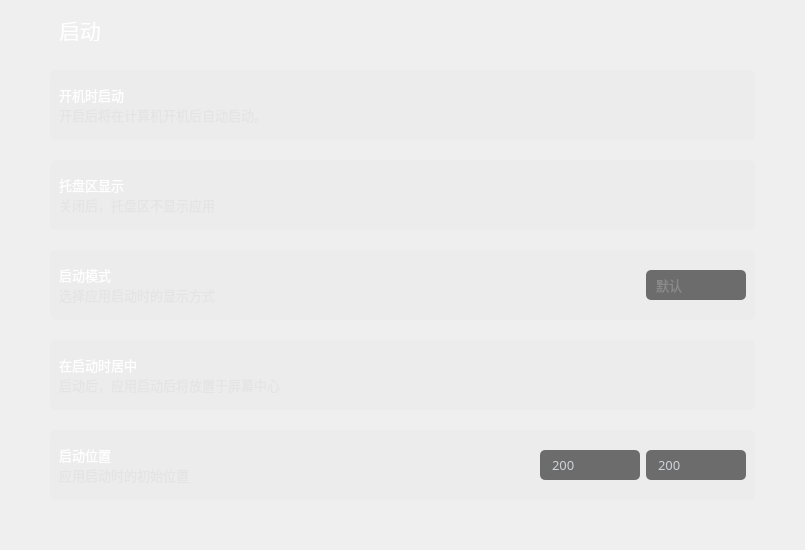
           <widget class="QWidget" name="page_activate">
            <property name="styleSheet">
             <string notr="true">QComboBox{
	color:#ffffff;
	border:0px solid #8a8a8a;
	color: rgb(138, 138, 138);
	border-radius:5px;
	background-color: rgb(25, 25, 25, 155);
	padding-left:10px;
	
	font: 10pt &quot;OPPOSans B&quot;;
}


QComboBox:disabled{
	border:0px solid gray;
	color:gray;
}

QComboBox::drop-down{
	background:transparent;
}
QComboBox::down-arrow{
	image: url(:/lib/tree_open.png);
    width:20px;
	height:20px;
	margin-right: 10px;
}


QComboBox::down-arrow:enabled{
	color:#52DCFE;
}


QComboBox QAbstractItemView{
	font: 10pt &quot;OPPOSans B&quot;;
	outline: 0px solid gray;   /* 选定项的虚框 */
	border:1px solid #1e2d36;
	color:#ffffff;
	background-color:#1e2d36;
	selection-background-color:rgb(37, 84, 138);
	border-radius:0px;
	padding-bottom:2px;
	padding-top:2px;
}

QComboBox QAbstractItemView::item
{
	height:30px;
	font: 10pt &quot;OPPOSans B&quot;;
	border-radius:5px;
}

QComboBox QAbstractItemView::item:hover {
    color:rgb(255,255,255);
	background-color: rgb(37, 84, 138);
}
 
/* 下拉后，整个下拉窗体被选择的每项的样式 */
QComboBox QAbstractItemView::item:selected {
    color:rgb(255,255,255);
	background-color: rgb(37, 84, 138);
}
</string>
            </property>
            <layout class="QVBoxLayout" name="verticalLayout_6">
             <property name="spacing">
              <number>20</number>
             </property>
             <property name="leftMargin">
              <number>50</number>
             </property>
             <property name="topMargin">
              <number>10</number>
             </property>
             <property name="rightMargin">
              <number>50</number>
             </property>
             <property name="bottomMargin">
              <number>10</number>
             </property>
             <item>
              <widget class="QWidget" name="horizontalWidget" native="true">
               <property name="minimumSize">
                <size>
                 <width>0</width>
                 <height>40</height>
                </size>
               </property>
               <property name="maximumSize">
                <size>
                 <width>16777215</width>
                 <height>40</height>
                </size>
               </property>
               <layout class="QHBoxLayout" name="horizontalLayout_2">
                <property name="leftMargin">
                 <number>9</number>
                </property>
                <property name="topMargin">
                 <number>9</number>
                </property>
                <property name="bottomMargin">
                 <number>9</number>
                </property>
                <item>
                 <widget class="QLabel" name="label_activate">
                  <property name="font">
                   <font>
                    <family>OPPOSans B</family>
                    <pointsize>16</pointsize>
                    <stylestrategy>PreferAntialias</stylestrategy>
                   </font>
                  </property>
                  <property name="styleSheet">
                   <string notr="true">color: rgb(255, 255, 255);</string>
                  </property>
                  <property name="text">
                   <string>启动</string>
                  </property>
                 </widget>
                </item>
               </layout>
              </widget>
             </item>
             <item>
              <widget class="QWidget" name="verticalWidget" native="true">
               <property name="minimumSize">
                <size>
                 <width>0</width>
                 <height>70</height>
                </size>
               </property>
               <property name="maximumSize">
                <size>
                 <width>16777215</width>
                 <height>70</height>
                </size>
               </property>
               <property name="styleSheet">
                <string notr="true">#verticalWidget{background-color: rgba(223, 223, 223,50);
border-radius: 5px;}</string>
               </property>
               <layout class="QHBoxLayout" name="horizontalLayout_3">
                <item>
                 <widget class="QWidget" name="horizontalWidget_2" native="true">
                  <property name="minimumSize">
                   <size>
                    <width>0</width>
                    <height>40</height>
                   </size>
                  </property>
                  <property name="maximumSize">
                   <size>
                    <width>16777215</width>
                    <height>40</height>
                   </size>
                  </property>
                  <property name="styleSheet">
                   <string notr="true"/>
                  </property>
                  <layout class="QVBoxLayout" name="verticalLayout_3">
                   <property name="spacing">
                    <number>0</number>
                   </property>
                   <property name="leftMargin">
                    <number>0</number>
                   </property>
                   <property name="topMargin">
                    <number>0</number>
                   </property>
                   <property name="rightMargin">
                    <number>0</number>
                   </property>
                   <property name="bottomMargin">
                    <number>0</number>
                   </property>
                   <item>
                    <widget class="QLabel" name="label_selfStart">
                     <property name="font">
                      <font>
                       <family>OPPOSans B</family>
                       <pointsize>10</pointsize>
                       <stylestrategy>PreferAntialias</stylestrategy>
                      </font>
                     </property>
                     <property name="styleSheet">
                      <string notr="true">color: rgb(255, 255, 255);
background-color: rgba(255, 255, 255, 0);</string>
                     </property>
                     <property name="text">
                      <string>开机时启动</string>
                     </property>
                    </widget>
                   </item>
                   <item>
                    <widget class="QLabel" name="label_selfStart_tip">
                     <property name="maximumSize">
                      <size>
                       <width>16777215</width>
                       <height>20</height>
                      </size>
                     </property>
                     <property name="font">
                      <font>
                       <family>OPPOSans B</family>
                       <pointsize>10</pointsize>
                       <stylestrategy>PreferAntialias</stylestrategy>
                      </font>
                     </property>
                     <property name="styleSheet">
                      <string notr="true">color: rgba(223, 223, 223, 150);</string>
                     </property>
                     <property name="text">
                      <string>开启后将在计算机开机后自动启动。</string>
                     </property>
                    </widget>
                   </item>
                  </layout>
                 </widget>
                </item>
                <item>
                 <spacer name="horizontalSpacer_2">
                  <property name="orientation">
                   <enum>Qt::Horizontal</enum>
                  </property>
                  <property name="sizeHint" stdset="0">
                   <size>
                    <width>431</width>
                    <height>20</height>
                   </size>
                  </property>
                 </spacer>
                </item>
                <item>
                 <layout class="QVBoxLayout" name="verticalLayout_selfStart"/>
                </item>
               </layout>
              </widget>
             </item>
             <item>
              <widget class="QWidget" name="verticalWidget_25" native="true">
               <property name="minimumSize">
                <size>
                 <width>0</width>
                 <height>70</height>
                </size>
               </property>
               <property name="maximumSize">
                <size>
                 <width>16777215</width>
                 <height>70</height>
                </size>
               </property>
               <property name="styleSheet">
                <string notr="true">#verticalWidget_25{background-color: rgba(223, 223, 223,50);
border-radius: 5px;}</string>
               </property>
               <layout class="QHBoxLayout" name="horizontalLayout_18">
                <item>
                 <widget class="QWidget" name="horizontalWidget_17" native="true">
                  <property name="minimumSize">
                   <size>
                    <width>0</width>
                    <height>40</height>
                   </size>
                  </property>
                  <property name="maximumSize">
                   <size>
                    <width>16777215</width>
                    <height>40</height>
                   </size>
                  </property>
                  <property name="styleSheet">
                   <string notr="true"/>
                  </property>
                  <layout class="QVBoxLayout" name="verticalLayout_28">
                   <property name="spacing">
                    <number>0</number>
                   </property>
                   <property name="leftMargin">
                    <number>0</number>
                   </property>
                   <property name="topMargin">
                    <number>0</number>
                   </property>
                   <property name="rightMargin">
                    <number>0</number>
                   </property>
                   <property name="bottomMargin">
                    <number>0</number>
                   </property>
                   <item>
                    <widget class="QLabel" name="label_trayDisplay">
                     <property name="font">
                      <font>
                       <family>OPPOSans B</family>
                       <pointsize>10</pointsize>
                       <stylestrategy>PreferAntialias</stylestrategy>
                      </font>
                     </property>
                     <property name="styleSheet">
                      <string notr="true">color: rgb(255, 255, 255);
background-color: rgba(255, 255, 255, 0);</string>
                     </property>
                     <property name="text">
                      <string>托盘区显示</string>
                     </property>
                    </widget>
                   </item>
                   <item>
                    <widget class="QLabel" name="label_trayDisplay_tip">
                     <property name="maximumSize">
                      <size>
                       <width>16777215</width>
                       <height>20</height>
                      </size>
                     </property>
                     <property name="font">
                      <font>
                       <family>OPPOSans B</family>
                       <pointsize>10</pointsize>
                       <stylestrategy>PreferAntialias</stylestrategy>
                      </font>
                     </property>
                     <property name="styleSheet">
                      <string notr="true">color: rgba(223, 223, 223, 150);</string>
                     </property>
                     <property name="text">
                      <string>关闭后，托盘区不显示应用</string>
                     </property>
                    </widget>
                   </item>
                  </layout>
                 </widget>
                </item>
                <item>
                 <spacer name="horizontalSpacer_31">
                  <property name="orientation">
                   <enum>Qt::Horizontal</enum>
                  </property>
                  <property name="sizeHint" stdset="0">
                   <size>
                    <width>431</width>
                    <height>20</height>
                   </size>
                  </property>
                 </spacer>
                </item>
                <item>
                 <layout class="QVBoxLayout" name="verticalLayout_trayDisplay"/>
                </item>
               </layout>
              </widget>
             </item>
             <item>
              <widget class="QWidget" name="verticalWidget_2" native="true">
               <property name="minimumSize">
                <size>
                 <width>0</width>
                 <height>70</height>
                </size>
               </property>
               <property name="maximumSize">
                <size>
                 <width>16777215</width>
                 <height>70</height>
                </size>
               </property>
               <property name="styleSheet">
                <string notr="true">#verticalWidget_2{
background-color: rgba(223, 223, 223,50);
border-radius: 5px;
border:0px;
}</string>
               </property>
               <layout class="QHBoxLayout" name="horizontalLayout_4">
                <item>
                 <widget class="QWidget" name="horizontalWidget_3" native="true">
                  <property name="minimumSize">
                   <size>
                    <width>0</width>
                    <height>40</height>
                   </size>
                  </property>
                  <property name="maximumSize">
                   <size>
                    <width>16777215</width>
                    <height>40</height>
                   </size>
                  </property>
                  <layout class="QVBoxLayout" name="verticalLayout_4">
                   <property name="spacing">
                    <number>0</number>
                   </property>
                   <property name="leftMargin">
                    <number>0</number>
                   </property>
                   <property name="topMargin">
                    <number>0</number>
                   </property>
                   <property name="rightMargin">
                    <number>0</number>
                   </property>
                   <property name="bottomMargin">
                    <number>0</number>
                   </property>
                   <item>
                    <widget class="QLabel" name="label_startMode">
                     <property name="font">
                      <font>
                       <family>OPPOSans B</family>
                       <pointsize>10</pointsize>
                       <stylestrategy>PreferAntialias</stylestrategy>
                      </font>
                     </property>
                     <property name="styleSheet">
                      <string notr="true">color: rgb(255, 255, 255);</string>
                     </property>
                     <property name="text">
                      <string>启动模式</string>
                     </property>
                    </widget>
                   </item>
                   <item>
                    <widget class="QLabel" name="label_startMode_tip">
                     <property name="minimumSize">
                      <size>
                       <width>0</width>
                       <height>20</height>
                      </size>
                     </property>
                     <property name="maximumSize">
                      <size>
                       <width>16777215</width>
                       <height>20</height>
                      </size>
                     </property>
                     <property name="font">
                      <font>
                       <family>OPPOSans B</family>
                       <pointsize>10</pointsize>
                       <stylestrategy>PreferAntialias</stylestrategy>
                      </font>
                     </property>
                     <property name="styleSheet">
                      <string notr="true">color: rgba(223, 223, 223, 150);</string>
                     </property>
                     <property name="text">
                      <string>选择应用启动时的显示方式</string>
                     </property>
                    </widget>
                   </item>
                  </layout>
                 </widget>
                </item>
                <item>
                 <spacer name="horizontalSpacer_3">
                  <property name="orientation">
                   <enum>Qt::Horizontal</enum>
                  </property>
                  <property name="sizeHint" stdset="0">
                   <size>
                    <width>385</width>
                    <height>20</height>
                   </size>
                  </property>
                 </spacer>
                </item>
                <item>
                 <widget class="QComboBox" name="comboBox_startMode">
                  <property name="minimumSize">
                   <size>
                    <width>100</width>
                    <height>30</height>
                   </size>
                  </property>
                  <property name="maximumSize">
                   <size>
                    <width>100</width>
                    <height>30</height>
                   </size>
                  </property>
                  <property name="font">
                   <font>
                    <family>OPPOSans B</family>
                    <pointsize>10</pointsize>
                    <stylestrategy>PreferAntialias</stylestrategy>
                   </font>
                  </property>
                  <property name="styleSheet">
                   <string notr="true"/>
                  </property>
                  <property name="iconSize">
                   <size>
                    <width>20</width>
                    <height>20</height>
                   </size>
                  </property>
                  <item>
                   <property name="text">
                    <string>默认</string>
                   </property>
                  </item>
                  <item>
                   <property name="text">
                    <string>最大化</string>
                   </property>
                  </item>
                  <item>
                   <property name="text">
                    <string>全屏</string>
                   </property>
                  </item>
                 </widget>
                </item>
               </layout>
              </widget>
             </item>
             <item>
              <widget class="QWidget" name="verticalWidget_4" native="true">
               <property name="minimumSize">
                <size>
                 <width>0</width>
                 <height>70</height>
                </size>
               </property>
               <property name="maximumSize">
                <size>
                 <width>16777215</width>
                 <height>70</height>
                </size>
               </property>
               <property name="styleSheet">
                <string notr="true">#verticalWidget_4{background-color: rgba(223, 223, 223,50);
border-radius: 5px;}</string>
               </property>
               <layout class="QHBoxLayout" name="horizontalLayout_6">
                <item>
                 <widget class="QWidget" name="horizontalWidget_5" native="true">
                  <property name="minimumSize">
                   <size>
                    <width>0</width>
                    <height>40</height>
                   </size>
                  </property>
                  <property name="maximumSize">
                   <size>
                    <width>16777215</width>
                    <height>40</height>
                   </size>
                  </property>
                  <layout class="QVBoxLayout" name="verticalLayout_7">
                   <property name="spacing">
                    <number>0</number>
                   </property>
                   <property name="leftMargin">
                    <number>0</number>
                   </property>
                   <property name="topMargin">
                    <number>0</number>
                   </property>
                   <property name="rightMargin">
                    <number>0</number>
                   </property>
                   <property name="bottomMargin">
                    <number>0</number>
                   </property>
                   <item>
                    <widget class="QLabel" name="label_startCenter">
                     <property name="font">
                      <font>
                       <family>OPPOSans B</family>
                       <pointsize>10</pointsize>
                       <stylestrategy>PreferAntialias</stylestrategy>
                      </font>
                     </property>
                     <property name="styleSheet">
                      <string notr="true">color: rgb(255, 255, 255);</string>
                     </property>
                     <property name="text">
                      <string>在启动时居中</string>
                     </property>
                    </widget>
                   </item>
                   <item>
                    <widget class="QLabel" name="label_startCenter_tip">
                     <property name="minimumSize">
                      <size>
                       <width>0</width>
                       <height>20</height>
                      </size>
                     </property>
                     <property name="maximumSize">
                      <size>
                       <width>16777215</width>
                       <height>20</height>
                      </size>
                     </property>
                     <property name="font">
                      <font>
                       <family>OPPOSans B</family>
                       <pointsize>10</pointsize>
                       <stylestrategy>PreferAntialias</stylestrategy>
                      </font>
                     </property>
                     <property name="styleSheet">
                      <string notr="true">color: rgba(223, 223, 223, 150);</string>
                     </property>
                     <property name="text">
                      <string>启动后，应用启动后将放置于屏幕中心</string>
                     </property>
                    </widget>
                   </item>
                  </layout>
                 </widget>
                </item>
                <item>
                 <spacer name="horizontalSpacer">
                  <property name="orientation">
                   <enum>Qt::Horizontal</enum>
                  </property>
                  <property name="sizeHint" stdset="0">
                   <size>
                    <width>418</width>
                    <height>20</height>
                   </size>
                  </property>
                 </spacer>
                </item>
                <item>
                 <layout class="QVBoxLayout" name="verticalLayout_startCenter"/>
                </item>
               </layout>
              </widget>
             </item>
             <item>
              <widget class="QWidget" name="verticalWidget_3" native="true">
               <property name="minimumSize">
                <size>
                 <width>0</width>
                 <height>70</height>
                </size>
               </property>
               <property name="maximumSize">
                <size>
                 <width>16777215</width>
                 <height>70</height>
                </size>
               </property>
               <property name="styleSheet">
                <string notr="true">#verticalWidget_3{background-color: rgba(223, 223, 223,50);
border-radius: 5px;}

QLineEdit{
color:#ced4da;
border-radius: 14px;
background-color: rgb(25, 25, 25, 155);
border: 0px solid rgba(255, 255, 255, 0);
border-radius: 5px;
padding-left:10px;
padding-right:10px;
}</string>
               </property>
               <layout class="QHBoxLayout" name="horizontalLayout_5">
                <item>
                 <widget class="QWidget" name="horizontalWidget_4" native="true">
                  <property name="minimumSize">
                   <size>
                    <width>0</width>
                    <height>40</height>
                   </size>
                  </property>
                  <property name="maximumSize">
                   <size>
                    <width>16777215</width>
                    <height>40</height>
                   </size>
                  </property>
                  <layout class="QVBoxLayout" name="verticalLayout_5">
                   <property name="spacing">
                    <number>0</number>
                   </property>
                   <property name="leftMargin">
                    <number>0</number>
                   </property>
                   <property name="topMargin">
                    <number>0</number>
                   </property>
                   <property name="rightMargin">
                    <number>0</number>
                   </property>
                   <property name="bottomMargin">
                    <number>0</number>
                   </property>
                   <item>
                    <widget class="QLabel" name="label_startPosition">
                     <property name="font">
                      <font>
                       <family>OPPOSans B</family>
                       <pointsize>10</pointsize>
                       <stylestrategy>PreferAntialias</stylestrategy>
                      </font>
                     </property>
                     <property name="styleSheet">
                      <string notr="true">color: rgb(255, 255, 255);</string>
                     </property>
                     <property name="text">
                      <string>启动位置</string>
                     </property>
                    </widget>
                   </item>
                   <item>
                    <widget class="QLabel" name="label_startPosition_tip">
                     <property name="minimumSize">
                      <size>
                       <width>0</width>
                       <height>20</height>
                      </size>
                     </property>
                     <property name="maximumSize">
                      <size>
                       <width>16777215</width>
                       <height>20</height>
                      </size>
                     </property>
                     <property name="font">
                      <font>
                       <family>OPPOSans B</family>
                       <pointsize>10</pointsize>
                       <stylestrategy>PreferAntialias</stylestrategy>
                      </font>
                     </property>
                     <property name="styleSheet">
                      <string notr="true">color: rgba(223, 223, 223, 150);</string>
                     </property>
                     <property name="text">
                      <string>应用启动时的初始位置</string>
                     </property>
                    </widget>
                   </item>
                  </layout>
                 </widget>
                </item>
                <item>
                 <spacer name="horizontalSpacer_4">
                  <property name="orientation">
                   <enum>Qt::Horizontal</enum>
                  </property>
                  <property name="sizeHint" stdset="0">
                   <size>
                    <width>345</width>
                    <height>20</height>
                   </size>
                  </property>
                 </spacer>
                </item>
                <item>
                 <widget class="QLineEdit" name="lineEdit_startPositionX">
                  <property name="minimumSize">
                   <size>
                    <width>0</width>
                    <height>30</height>
                   </size>
                  </property>
                  <property name="maximumSize">
                   <size>
                    <width>100</width>
                    <height>16777215</height>
                   </size>
                  </property>
                  <property name="font">
                   <font>
                    <family>OPPOSans B</family>
                    <pointsize>10</pointsize>
                   </font>
                  </property>
                  <property name="text">
                   <string>200</string>
                  </property>
                 </widget>
                </item>
                <item>
                 <widget class="QLineEdit" name="lineEdit_startPositionY">
                  <property name="minimumSize">
                   <size>
                    <width>0</width>
                    <height>30</height>
                   </size>
                  </property>
                  <property name="maximumSize">
                   <size>
                    <width>100</width>
                    <height>16777215</height>
                   </size>
                  </property>
                  <property name="font">
                   <font>
                    <family>OPPOSans B</family>
                    <pointsize>10</pointsize>
                   </font>
                  </property>
                  <property name="text">
                   <string>200</string>
                  </property>
                 </widget>
                </item>
               </layout>
              </widget>
             </item>
             <item>
              <spacer name="verticalSpacer_2">
               <property name="orientation">
                <enum>Qt::Vertical</enum>
               </property>
               <property name="sizeHint" stdset="0">
                <size>
                 <width>20</width>
                 <height>40</height>
                </size>
               </property>
              </spacer>
             </item>
            </layout>
           </widget>
